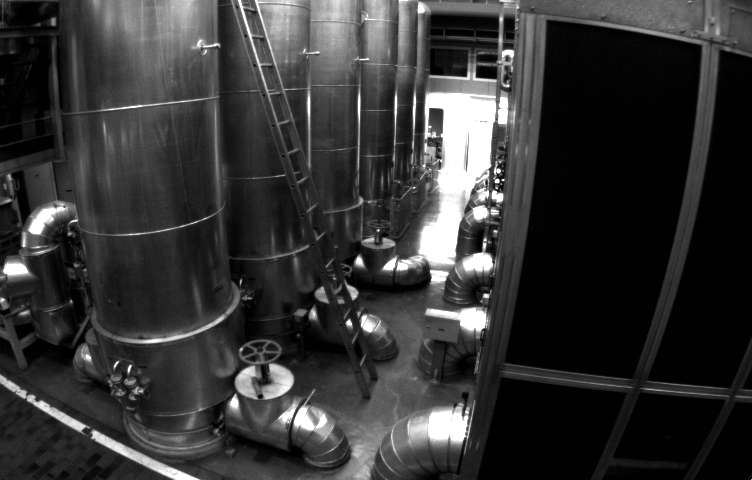
//> input picture ch5/imageBasics/distorted.png, 752 x 480 px
$ ./imgaeBasics distorted.png   (built with g++ and OpenCV 4)
//> lines starting //> are read from the running program, lines starting //| are printed output that depends on the picture; after the words box and inside, x2 and y2 are one past the last pixel; in counts of white or black regions, pixels touching at a corner belong together
//
// Created by book on 2021/12/6.
//
#include <iostream>
#include <chrono>   //计时所用

#include <opencv2/core/core.hpp>
#include <opencv2/highgui/highgui.hpp>

using namespace std;

/*
 * 基于Opencv对图像的一些基本操作
 * */
int main(int argc, char* argv[]){

    cv::Mat image;
    image = cv::imread(argv[1]);
//> image is the input picture: 480 rows x 752 cols, CV_8UC3; min 1, max 255, mean 52.6

    if(image.data == nullptr){
        cerr<<" 您输入的路径："<<argv[1]<<" 文件不存在!"<<endl;
        return 0;
    }

    cout<<"image  宽col = "<<image.cols<<"   ,高raw = "<<image.rows<<"   通道数channels = "<<image.channels()<<endl;
//| image  宽col = 752   ,高raw = 480   通道数channels = 3
    cv::imshow("ubuntu raw image",image);
    cv::waitKey(0);

    cout<<"image.type() = "<<image.type()<<endl;
//| image.type() = 16
    if(image.type() != CV_8UC1 && image.type()!= CV_8UC3){
        cout <<"图像类型不符合要求，请输入一张彩色图或灰度图！"<<endl;
        return 0;
    }

    chrono::steady_clock::time_point t1 = chrono::steady_clock::now();
    //遍历图像
    for(size_t y=0 ; y < image.rows ; y++){
        unsigned char *row_ptr = image.ptr<unsigned char>(y);    //.ptrs是内联函数,传入的模板参数是step

        for(size_t x=0 ; x < image.cols ; x++ ){
            unsigned char *data_ptr = (unsigned char*)(row_ptr+ x*image.channels());

            //输出该像素的每个通道
            for(int c=0;c<image.channels();c++){
                unsigned char data = data_ptr[c];
            }
        }
    }
    chrono::steady_clock::time_point t2 = chrono::steady_clock::now();
    chrono::duration<double> time_used = chrono::duration_cast<chrono::duration<double>>(t2-t1);
    cout<<"遍历图像用时 :"<<time_used.count()<<" 秒"<<endl;

///下面验证浅拷贝、深拷贝/////////////////////////////////////////////////////////////////////////////////////////////////////////

    //浅拷贝，修改image会导致image2变换
    cv::Mat image2 = image;
    image2(cv::Rect(0,0,200,200)).setTo(cv::Scalar(0,255,0));
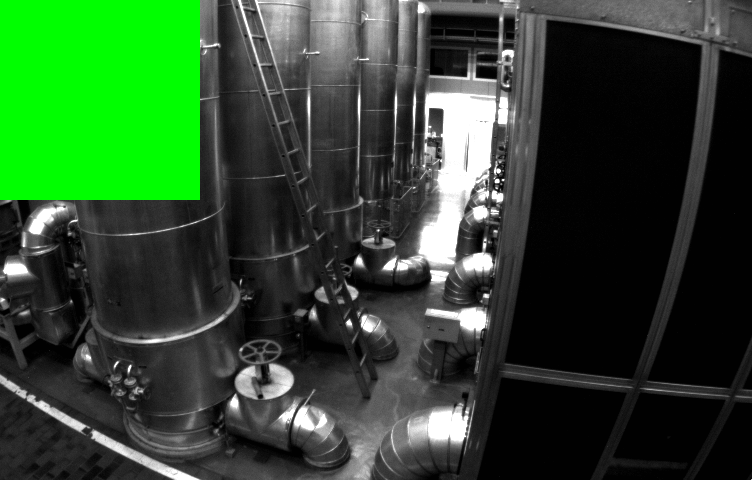
//> image2: 480 rows x 752 cols, CV_8UC3; 11.08% of pixels changed, all inside (x1, y1, x2, y2) = (0, 0, 200, 200)
    cv::imshow("image",image);
    cv::waitKey(0);

    //深拷贝
    cv::Mat image_clone = image.clone();
    image_clone(cv::Rect(0,0,200,200)).setTo(cv::Scalar(255,0,0));
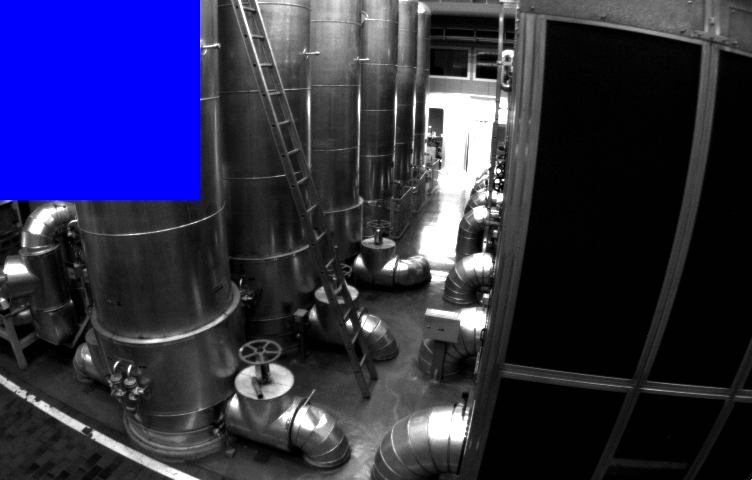
//> image_clone: 480 rows x 752 cols, CV_8UC3; 11.08% of pixels changed, all inside (x1, y1, x2, y2) = (0, 0, 200, 200)
    cv::imshow("image_clone",image_clone);
    cv::imshow("image",image);
    cv::waitKey(0);

    cv::destroyAllWindows();

    return 0;
}
